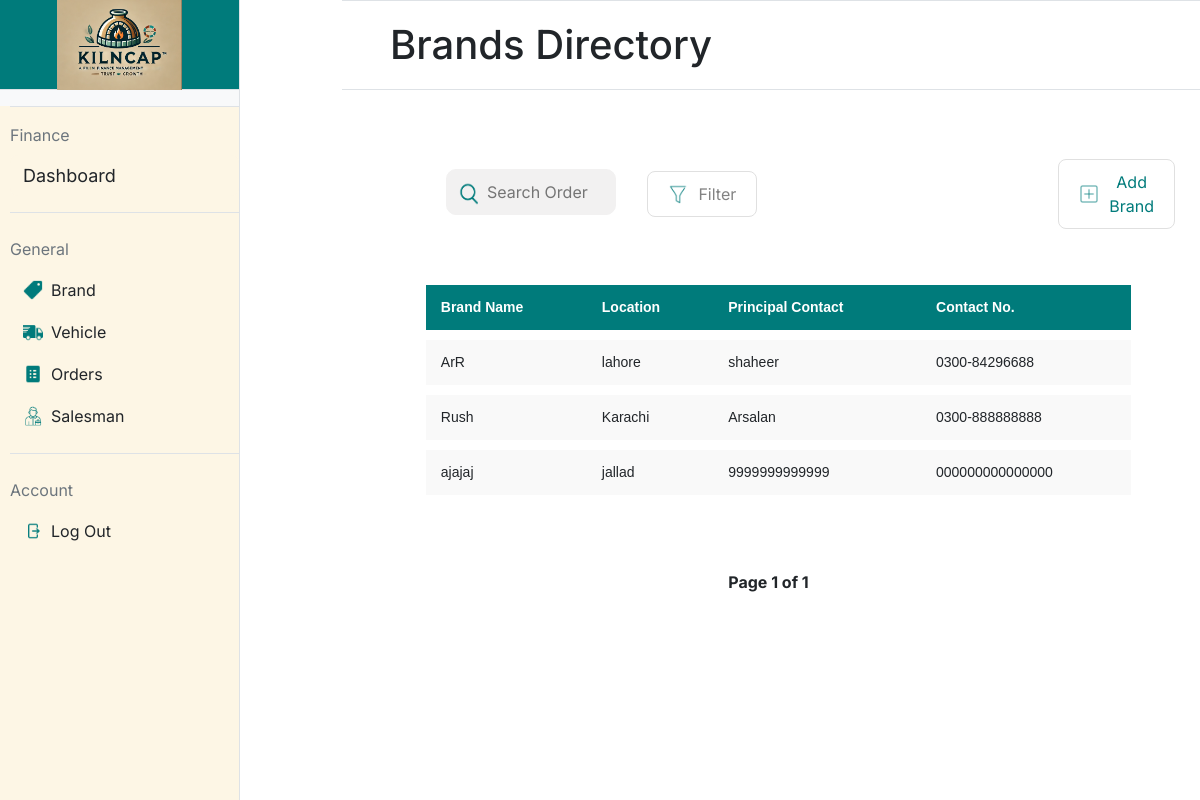
The page /brand on the database as committed earlier.
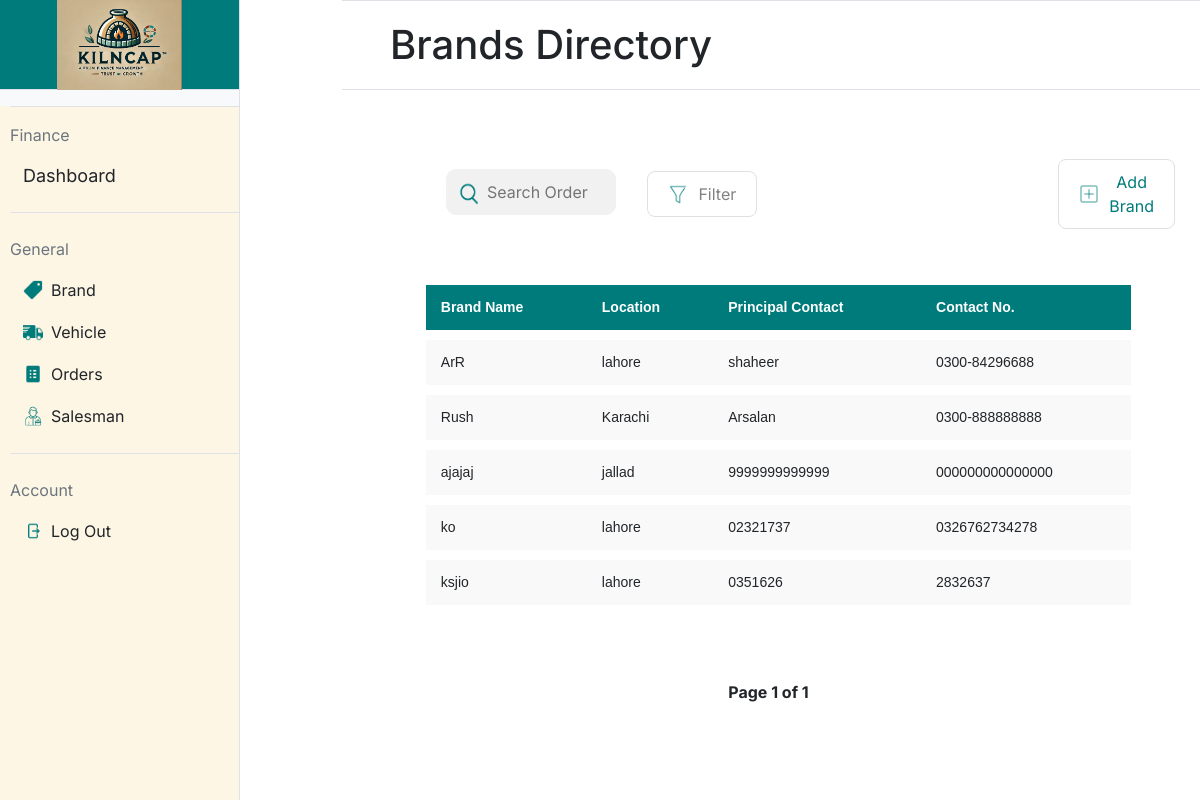
The same page on the database as committed later.
### app.py (models this page shows, shortened)
class Brand(db.Model):
    __tablename__ = 'brands'
    id = db.Column(db.Integer, primary_key=True, autoincrement=True)
    name = db.Column(db.String(30), nullable=False)
    location = db.Column(db.String(100), nullable=False)
    contact_no = db.Column(db.String(12), unique=True, nullable=False)
    principal_contact = db.Column(db.String(12), nullable=False)
    brick_types = db.relationship('BrickType', backref='brand', cascade="all, delete-orphan")

### app.py (the view)
@app.route('/brand', methods=['GET'])
def brand():
    page = request.args.get('page', 1, type=int)  # Get the current page number from the URL query parameter
    per_page = 5  # Number of brands to display per page
    brands_paginated = Brand.query.paginate(page=page, per_page=per_page)  # Query the brands with pagination
    return render_template('brand.html', brands=brands_paginated.items, pagination=brands_paginated)

### templates/brand.html (shortened to what this page needs)
{% extends "base.html" %}
{% block title %}
<link rel="stylesheet" href="static/brand.css">
{% endblock %}
{% block mainheading %}
Brands Directory
{% endblock %}
{% block maincontent %}
<div>
    <table style="padding-left: 5.5%;">
        <form action="{{ url_for('brand_list_buttons') }}" method="post">
            <td style="width:40%; padding-left: 85px;">
                    <div style="position: relative; width: 100%;">
                        <img src="/static/icons/search-icon.png"
                             alt="Search Icon"
                             style="position: absolute; left: 7px; top: 60%; transform: translateY(-50%); width: 30px; height: 30px;">
                        <input type="text"
                               placeholder="Search Order"
                               style="width: 100%; padding-left: 40px;">
                    </div>
                </td>
            <td style="width:10%;padding-left: 30px;padding-top:15px">
                <button class="styled-button" name="button"
                    value="filter_brand">
                    <img src="/static/icons/filter-icon.png" alt="Icon"
                        class="button-icon">
                    Filter
                </button>
            </td>
            <td style="padding-left: 300px; padding-top:15px">
                <button class="styled-button" name="button" value="add_brand">
                    <img src="/static/icons/add-icon.png" alt="Icon"
                        class="button-icon">
                    <div style="color:#007B7B">Add Brand</div>
                </button>
            </td>
        </form>
    </table>
    <div style="padding: 5.5%;">
        <table class="styled-table"
            style="padding-left: 20px; width: 100%; border-collapse: separate; border-spacing: 0 10px;">
            <thead>
                <tr>
                    <th>Brand Name</th>
                    <th>Location</th>
                    <th>Principal Contact</th>
                    <th>Contact No.</th>
                </tr>
            </thead>
            <tbody>
                {% for brand in brands %}
                <tr
                    data-url="{{ url_for('brand_details', brand_id=brand.id) }}"
                    onclick="redirectToDetails(this)" style="cursor: pointer;">
                    <td>{{ brand.name }}</td>
                    <td>{{ brand.location }}</td>
                    <td>{{ brand.principal_contact }}</td>
                    <td>{{ brand.contact_no }}</td>
                </tr>
                {% endfor %}
            </tbody>
        </table>
    </div>
    <div class="pagination">
        <span>Page {{ pagination.page }} of {{ pagination.pages }}</span>
    </div>
</div>
{% endblock %}

Rows that differ between the two databases and show on the page:
added Brand: name "ko", location "lahore", principal_contact "02321737", contact_no "0326762734278"
added Brand: name "ksjio", location "lahore", principal_contact "0351626", contact_no "2832637"
